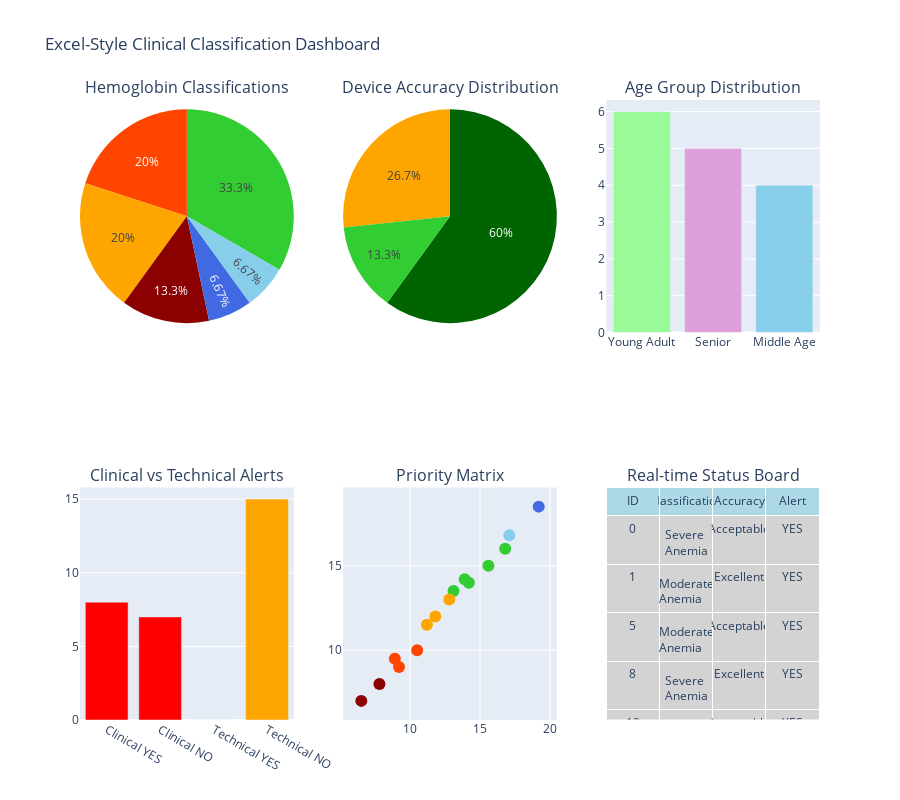

The code cell stored with this chart in its notebook:
### Code cell
# Create Excel-Style Visual Dashboard with Color Coding
def create_color_coded_dashboard(classified_df):
    """Create interactive dashboard with color coding similar to Excel conditional formatting"""
    
    # Create subplots
    fig = make_subplots(
        rows=2, cols=3,
        subplot_titles=('Hemoglobin Classifications', 'Device Accuracy Distribution', 
                       'Age Group Distribution', 'Clinical vs Technical Alerts',
                       'Priority Matrix', 'Real-time Status Board'),
        specs=[[{"type": "pie"}, {"type": "pie"}, {"type": "bar"}],
               [{"type": "bar"}, {"type": "scatter"}, {"type": "table"}]]
    )
    
    # 1. Hemoglobin Classifications Pie Chart
    hb_counts = classified_df['BIO-CHEQ_Classification'].value_counts()
    hb_colors = [CLINICAL_RANGES['hemoglobin_ranges']['Female'][cat]['color'] 
                for cat in hb_counts.index if cat in CLINICAL_RANGES['hemoglobin_ranges']['Female']]
    
    fig.add_trace(
        go.Pie(labels=hb_counts.index, values=hb_counts.values, 
               marker_colors=hb_colors, name="Hemoglobin"),
        row=1, col=1
    )
    
    # 2. Device Accuracy Pie Chart
    acc_counts = classified_df['Device_Accuracy'].value_counts()
    acc_colors = [CLINICAL_RANGES['device_accuracy_ranges'][cat]['color'] 
                 for cat in acc_counts.index if cat in CLINICAL_RANGES['device_accuracy_ranges']]
    
    fig.add_trace(
        go.Pie(labels=acc_counts.index, values=acc_counts.values,
               marker_colors=acc_colors, name="Accuracy"),
        row=1, col=2
    )
    
    # 3. Age Group Distribution
    age_counts = classified_df['Age_Group'].value_counts()
    age_colors = [CLINICAL_RANGES['age_categories'][cat]['color'] 
                 for cat in age_counts.index if cat in CLINICAL_RANGES['age_categories']]
    
    fig.add_trace(
        go.Bar(x=age_counts.index, y=age_counts.values,
               marker_color=age_colors, name="Age Groups"),
        row=1, col=3
    )
    
    # 4. Alert Comparison
    alert_data = {
        'Clinical Alerts': classified_df['Clinical_Alert'].value_counts(),
        'Technical Alerts': classified_df['Technical_Alert'].value_counts()
    }
    
    fig.add_trace(
        go.Bar(x=['Clinical YES', 'Clinical NO'], 
               y=[alert_data['Clinical Alerts'].get('YES', 0), 
                  alert_data['Clinical Alerts'].get('NO', 0)],
               name='Clinical', marker_color='red'),
        row=2, col=1
    )
    
    fig.add_trace(
        go.Bar(x=['Technical YES', 'Technical NO'], 
               y=[alert_data['Technical Alerts'].get('YES', 0), 
                  alert_data['Technical Alerts'].get('NO', 0)],
               name='Technical', marker_color='orange'),
        row=2, col=1
    )
    
    # 5. Priority Matrix (Scatter plot)
    priority_colors = classified_df['BIO-CHEQ_Color'].tolist()
    fig.add_trace(
        go.Scatter(x=classified_df['BIO-CHEQ'], y=classified_df['Gold_Standard'],
                   mode='markers', 
                   marker=dict(color=priority_colors, size=12),
                   text=classified_df['BIO-CHEQ_Classification'],
                   name='Priority Matrix'),
        row=2, col=2
    )
    
    # 6. Status Summary Table
    urgent_cases = classified_df[classified_df['Immediate_Action'] == 'URGENT']
    table_data = urgent_cases[['Sample_ID', 'BIO-CHEQ_Classification', 'Device_Accuracy', 'Clinical_Alert']].head(5)
    
    if len(table_data) > 0:
        fig.add_trace(
            go.Table(
                header=dict(values=['ID', 'Classification', 'Accuracy', 'Alert'],
                           fill_color='lightblue'),
                cells=dict(values=[table_data['Sample_ID'], 
                                  table_data['BIO-CHEQ_Classification'],
                                  table_data['Device_Accuracy'],
                                  table_data['Clinical_Alert']],
                          fill_color='lightgray')
            ),
            row=2, col=3
        )
    
    fig.update_layout(height=800, showlegend=False, 
                     title_text="Excel-Style Clinical Classification Dashboard")
    return fig

# Create and display the dashboard
dashboard_fig = create_color_coded_dashboard(classified_results)
dashboard_fig.show()

# Create a summary report table with color coding information
print("\n" + "="*80)
print("EXCEL-STYLE CLASSIFICATION SUMMARY REPORT")
print("="*80)

print(f"\n📊 HEMOGLOBIN CLASSIFICATION RANGES:")
print(f"🔴 Severe Anemia (M: <8.0, F: <8.0 g/dL) - URGENT ACTION REQUIRED")
print(f"🟠 Moderate Anemia (M: 8.0-11.0, F: 8.0-10.0 g/dL) - IMMEDIATE FOLLOW-UP")
print(f"🟡 Mild Anemia (M: 11.0-13.0, F: 10.0-12.0 g/dL) - MONITOR CLOSELY")
print(f"🟢 Normal (M: 13.0-17.5, F: 12.0-16.0 g/dL) - ROUTINE MONITORING")
print(f"🔵 High Normal/Polycythemia (M: >17.5, F: >16.0 g/dL) - INVESTIGATE")

print(f"\n🎯 DEVICE ACCURACY CLASSIFICATION:")
print(f"🟢 Excellent (<3% error) - Continue use")
print(f"🟢 Good (3-5% error) - Continue use") 
print(f"🟡 Acceptable (5-10% error) - Monitor trends")
print(f"🟠 Poor (10-15% error) - Consider recalibration")
print(f"🔴 Unacceptable (>15% error) - Immediate recalibration required")

# Action Summary
total_samples = len(classified_results)
urgent_samples = len(classified_results[classified_results['Immediate_Action'] == 'URGENT'])
clinical_alerts = len(classified_results[classified_results['Clinical_Alert'] == 'YES'])
technical_alerts = len(classified_results[classified_results['Technical_Alert'] == 'YES'])

print(f"\n📋 ACTION SUMMARY:")
print(f"  Total Samples Processed: {total_samples}")
print(f"  🚨 Urgent Cases: {urgent_samples} ({urgent_samples/total_samples*100:.1f}%)")
print(f"  ⚕️ Clinical Alerts: {clinical_alerts} ({clinical_alerts/total_samples*100:.1f}%)")
print(f"  🔧 Technical Alerts: {technical_alerts} ({technical_alerts/total_samples*100:.1f}%)")

print(f"\n✅ System Ready for Real-time Processing!")
print(f"💾 Use 'process_new_data_with_classification()' function for new data")
print(f"🎨 Color codes automatically applied based on predefined ranges")
print(f"📊 Dashboard updates automatically with new classifications")

### Figure 1 — Plotly figure (JSON) as saved in the notebook; plotly's stock layout.template omitted (floating-point values rounded to 4 significant figures)
{"data": [{"domain": {"x": [0, 0.2889], "y": [0.625, 1]}, "labels": ["Normal", "Moderate Anemia", "Mild Anemia", "Severe Anemia", "Polycythemia", "High Normal"], "marker": {"colors": ["#32CD32", "#FF4500", "#FFA500", "#8B0000", "#4169E1", "#87CEEB"]}, "name": "Hemoglobin", "type": "pie", "values": [5, 3, 3, 2, 1, 1]}, {"domain": {"x": [0.3556, 0.6444], "y": [0.625, 1]}, "labels": ["Excellent", "Acceptable", "Good"], "marker": {"colors": ["#006400", "#FFA500", "#32CD32"]}, "name": "Accuracy", "type": "pie", "values": [9, 4, 2]}, {"marker": {"color": ["#98FB98", "#DDA0DD", "#87CEEB"]}, "name": "Age Groups", "type": "bar", "x": ["Young Adult", "Senior", "Middle Age"], "xaxis": "x", "y": [6, 5, 4], "yaxis": "y"}, {"marker": {"color": "red"}, "name": "Clinical", "type": "bar", "x": ["Clinical YES", "Clinical NO"], "xaxis": "x2", "y": [8, 7], "yaxis": "y2"}, {"marker": {"color": "orange"}, "name": "Technical", "type": "bar", "x": ["Technical YES", "Technical NO"], "xaxis": "x2", "y": [0, 15], "yaxis": "y2"}, {"marker": {"color": ["#8B0000", "#FF4500", "#FFA500", "#32CD32", "#32CD32", "#FF4500", "#4169E1", "#FFA500", "#8B0000", "#32CD32", "#FF4500", "#32CD32", "#FFA500", "#32CD32", "#87CEEB"], "size": 12}, "mode": "markers", "name": "Priority Matrix", "text": ["Severe Anemia", "Moderate Anemia", "Mild Anemia", "Normal", "Normal", "Moderate Anemia", "Polycythemia", "Mild Anemia", "Severe Anemia", "Normal", "Moderate Anemia", "Normal", "Mild Anemia", "Normal", "High Normal"], "type": "scatter", "x": [6.5, 9.2, 11.8, 14.2, 13.1, 10.5, 19.2, 12.8, 7.8, 15.6, 8.9, 16.8, 11.2, 13.9, 17.1], "xaxis": "x3", "y": [7, 9, 12, 14, 13.5, 10, 18.5, 13, 8, 15, 9.5, 16, 11.5, 14.2, 16.8], "yaxis": "y3"}, {"cells": {"fill": {"color": "lightgray"}, "values": [[0, 1, 5, 8, 10], ["Severe Anemia", "Moderate Anemia", "Moderate Anemia", "Severe Anemia", "Moderate Anemia"], ["Acceptable", "Excellent", "Acceptable", "Excellent", "Acceptable"], ["YES", "YES", "YES", "YES", "YES"]]}, "domain": {"x": [0.7111, 1], "y": [0, 0.375]}, "header": {"fill": {"color": "lightblue"}, "values": ["ID", "Classification", "Accuracy", "Alert"]}, "type": "table"}], "layout": {"annotations": [{"font": {"size": 16}, "showarrow": false, "text": "Hemoglobin Classifications", "x": 0.1444, "xanchor": "center", "xref": "paper", "y": 1, "yanchor": "bottom", "yref": "paper"}, {"font": {"size": 16}, "showarrow": false, "text": "Device Accuracy Distribution", "x": 0.5, "xanchor": "center", "xref": "paper", "y": 1, "yanchor": "bottom", "yref": "paper"}, {"font": {"size": 16}, "showarrow": false, "text": "Age Group Distribution", "x": 0.8556, "xanchor": "center", "xref": "paper", "y": 1, "yanchor": "bottom", "yref": "paper"}, {"font": {"size": 16}, "showarrow": false, "text": "Clinical vs Technical Alerts", "x": 0.1444, "xanchor": "center", "xref": "paper", "y": 0.375, "yanchor": "bottom", "yref": "paper"}, {"font": {"size": 16}, "showarrow": false, "text": "Priority Matrix", "x": 0.5, "xanchor": "center", "xref": "paper", "y": 0.375, "yanchor": "bottom", "yref": "paper"}, {"font": {"size": 16}, "showarrow": false, "text": "Real-time Status Board", "x": 0.8556, "xanchor": "center", "xref": "paper", "y": 0.375, "yanchor": "bottom", "yref": "paper"}], "height": 800, "showlegend": false, "title": {"text": "Excel-Style Clinical Classification Dashboard"}, "xaxis": {"anchor": "y", "domain": [0.7111, 1]}, "xaxis2": {"anchor": "y2", "domain": [0, 0.2889]}, "xaxis3": {"anchor": "y3", "domain": [0.3556, 0.6444]}, "yaxis": {"anchor": "x", "domain": [0.625, 1]}, "yaxis2": {"anchor": "x2", "domain": [0, 0.375]}, "yaxis3": {"anchor": "x3", "domain": [0, 0.375]}}}
